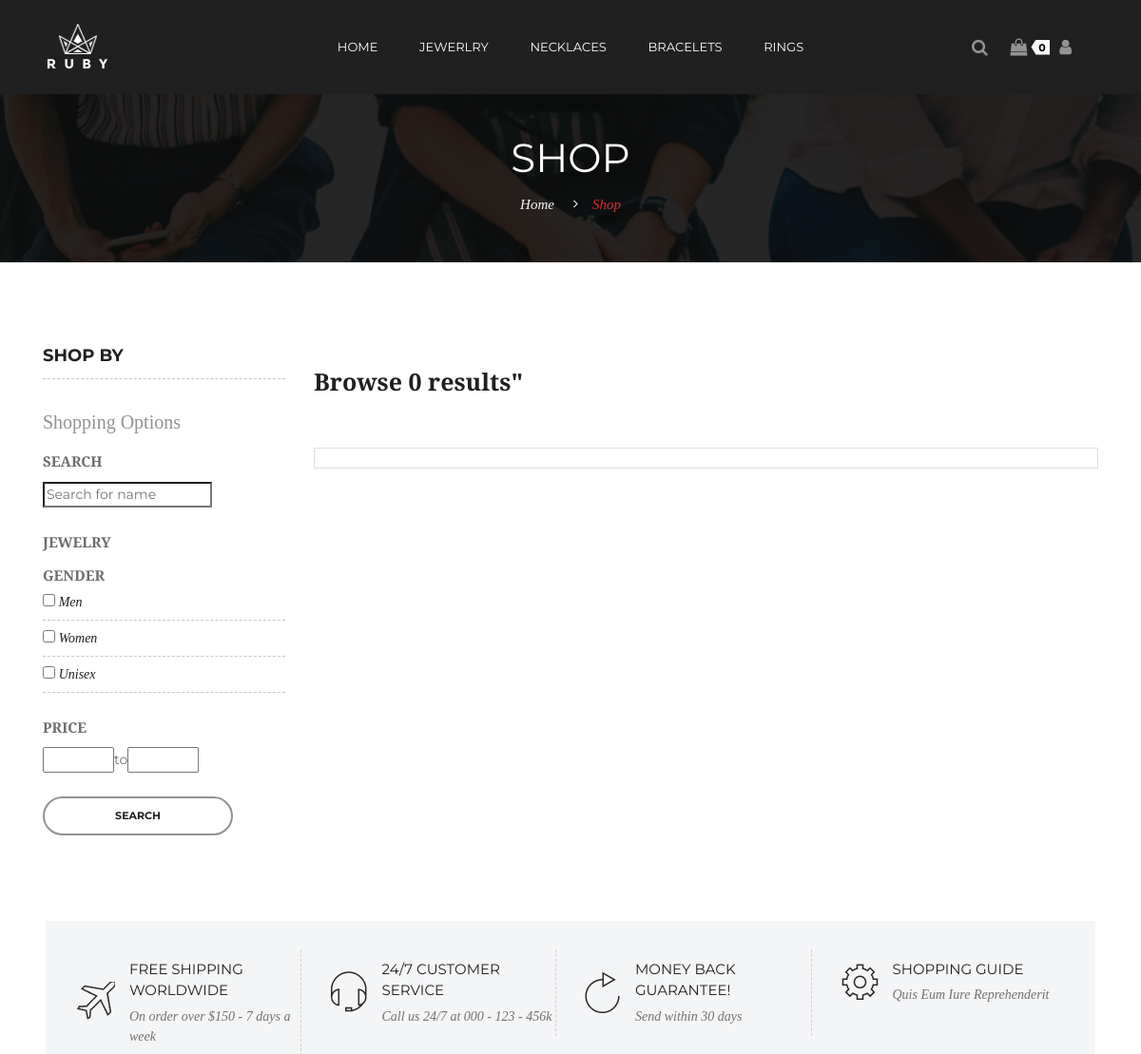
Before: /shop.php (upper part) with the older database file.
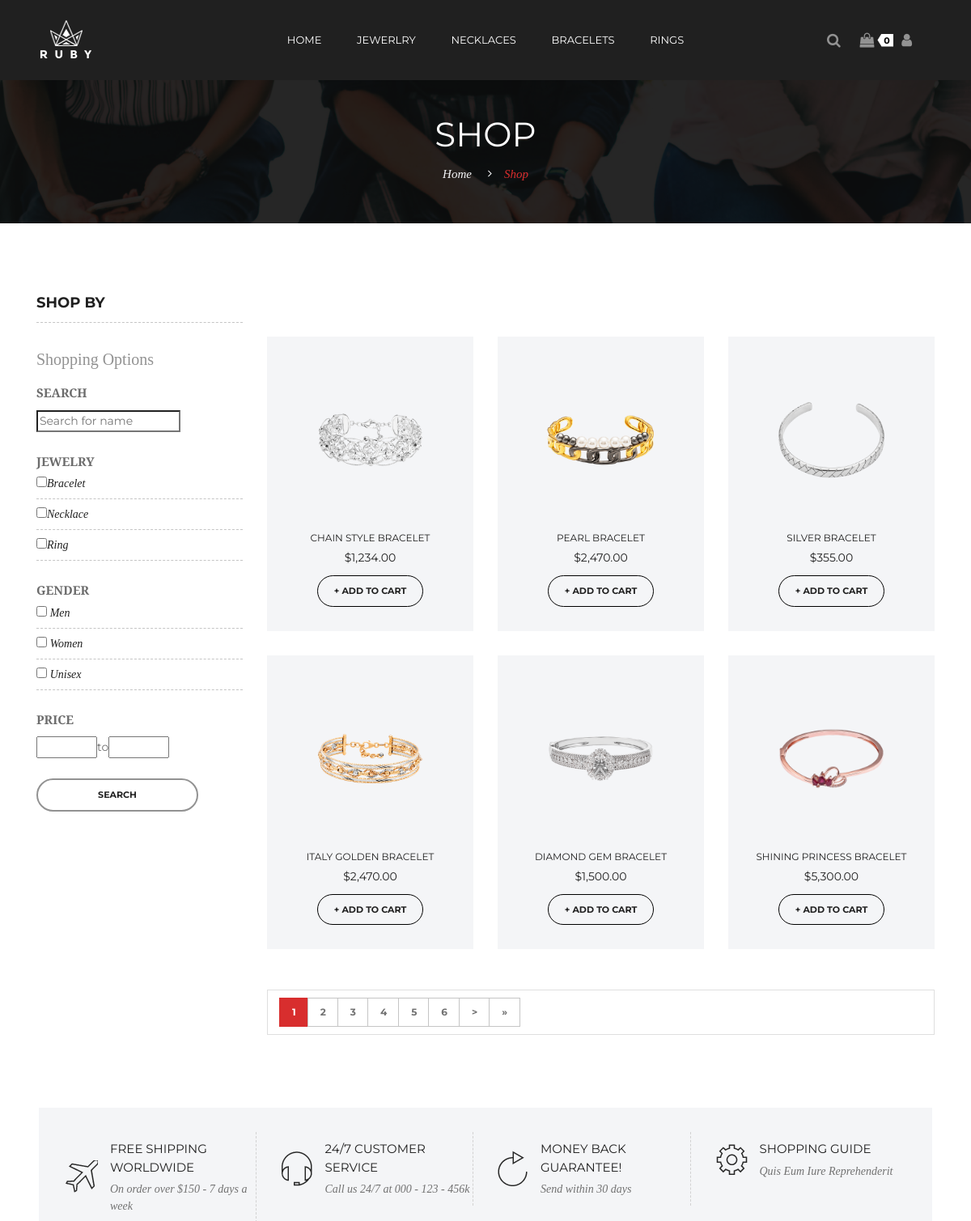
After: the same page with the newer database file.
### tables this page shows
CREATE TABLE `loaisanpham` (
  `malsp` varchar(10) NOT NULL,
  `tenloaisp` varchar(200) DEFAULT NULL,
  `hinhloaisp` varchar(50) DEFAULT NULL,
  `mota` varchar(200) DEFAULT NULL
);

CREATE TABLE `sanpham` (
  `idsanpham` varchar(50) NOT NULL,
  `soluong` int(200) DEFAULT NULL,
  `tensp` varchar(100) DEFAULT NULL,
  `maloaisp` varchar(10) DEFAULT NULL,
  `dongia` double DEFAULT NULL,
  `mota` varchar(2000) DEFAULT NULL,
  `hinhanh` varchar(200) DEFAULT NULL,
  `chatlieu` varchar(20) DEFAULT NULL,
  `mausac` varchar(20) DEFAULT NULL,
  `kichthuoc` double DEFAULT NULL,
  `gioitinh` varchar(20) NOT NULL
);

### lib/DataProvider.php (called while the page is built, shortened)
<?php
	function executeQuery($sql){
        include ('db.inc');
        $conn = new mysqli($servername, $username, $password, $dbname);
		if (!($result = $conn->query($sql)))
		    echo $conn->connect_error;
		return $result;
    }
?>

### shop.php (the view, shortened to what the rows shown need)
<?php
    $rowsPerPage = 6;
    $pageNum = 1;
    $offset = ($pageNum - 1) * $rowsPerPage;
?>
<!DOCTYPE html>
<html class="no-js" lang="zxx">
<head>
    <link href="assets/css/vendor/bootstrap.min.css" rel="stylesheet">
    <link href="assets/css/vendor/font-awesome.css" rel="stylesheet">
    <link href="assets/css/plugins.css" rel="stylesheet">
    <link href="assets/css/style.css" rel="stylesheet">
</head>
<body>
    <div id="page-title-area">
        <div class="container">
            <div class="row">
                <div class="col-12 text-center">
                    <div class="page-title-content">
                        <h1>Shop</h1>
                    </div>
                </div>
            </div>
        </div>
    </div>
    <div id="page-content-wrapper" class="p-9">
        <div class="container">
            <div class="row">
                <div class="col-lg-3 mt-5 mt-lg-0 order-last order-lg-first">
                    <div id="sidebar-area-wrap">
                        <div class="single-sidebar-wrap">
                            <h2 class="sidebar-title">Shop By</h2>
                            <div class="sidebar-body">
                                <div class="shopping-option">
                                    <form action="shop.php" method="get">
                                        <div class="shopping-option-item">
                                            <ul class="sidebar-list">
                                                <?php
                                                    $sql = "SELECT * FROM loaisanpham";
                                                    $result = ExecuteQuery($sql);
                                                    if ($result->num_rows > 0) {
                                                        while ($row = $result->fetch_array()) {
                                                            if(isset($_GET['type'])){
                                                                if(in_array($row['malsp'],$type))
                                                                {
                                                                    $str = '<li><input type="checkbox" checked value="' . $row['malsp'] . '"name="' . 'type[]' . '">';
                                                                }else
                                                                    $str = '<li><input type="checkbox" value="' . $row['malsp'] . '"name="' . 'type[]' . '">';
                                                            }else
                                                                $str = '<li><input type="checkbox" value="' . $row['malsp'] . '"name="' . 'type[]' . '">';
                                                            $str = $str . '<label class="form-check-label" for="' . $row['tenloaisp'] . '" style="font-family:' . "'Droid Serif'" . '; font-style: italic; color: #202020; font-size: 1.4rem">' . $row['tenloaisp'] . '</label></li>';
                                                            echo $str;
                                                        }
                                                    }
                                                ?>
                                            </ul>
                                        </div>
                                    </form>
                                </div>
                            </div>
                        </div>
                    </div>
                </div>
                <div class="col-lg-9">
                    <div class="shop-page-content-wrap">
                        <div class="shop-page-products-wrap">
                            <div class="products-wrapper">
                                <div class="row">
                                    <?php
                                        $sql = "SELECT * FROM sanpham WHERE (soluong > 0)";
                                        $sql .= " LIMIT $offset, $rowsPerPage";
                                        $result = ExecuteQuery($sql);
                                        if($result->num_rows > 0){
                                            while($row = $result->fetch_array()){
                                                echo '<div class="col-lg-4 col-sm-6">';
                                                echo'<div class="single-product-item text-center">';
                                                echo '<figure class="product-thumb">';
                                                switch ($row['maloaisp'])
                                                {
                                                    case 'BRL':
                                                        $str = '<a href="single-product.php?id='.$row['idsanpham'].'"><img src="assets/img/Bracelet/'.$row['hinhanh'].'"
                                                                                   alt="Products" class="img-fluid"></a>';
                                                        echo $str;
                                                        break;
                                                }
                                                echo '</figure>';
                                                echo '<div class="product-details">';
                                                echo '<h2><a href="single-product.php?id='.$row['idsanpham'].'">'.$row['tensp'].'</a></h2>';
                                                echo '<span class="price">'.'$'.number_format( $row['dongia'],2,".",",").'</span>';
                                                echo '<form method="post">';
                                                echo '<button type="submit" name="addToCart" value="addcart" class="btn btn-add-to-cart" style="border: 1px solid black;">+ Add to Cart</button>';
                                                echo '</form>';
                                                echo ' </div></div>';
                                                echo '</div>';
                                            }
                                        }else
                                        {
                                            echo '<div class="col-lg-12 col-sm-12"><h1>Browse 0 results"</h1></div>';
                                        }
                                    ?>
                                </div>
                            </div>
                        </div>
                    </div>
                </div>
            </div>
        </div>
    </div>
    <?php
        include_once 'Footer.php';
    ?>
</body>
</html>

Changed rows visible on the page:
added loaisanpham: tenloaisp "Bracelet"
added loaisanpham: tenloaisp "Necklace"
added loaisanpham: tenloaisp "Ring"
added sanpham: hinhanh (picture), tensp "CHAIN STYLE BRACELET", dongia "1,234.00"
added sanpham: hinhanh (picture), tensp "PEARL BRACELET", dongia "2,470.00"
added sanpham: hinhanh (picture), tensp "SILVER BRACELET", dongia "355.00"
added sanpham: hinhanh (picture), tensp "ITALY GOLDEN BRACELET", dongia "2,470.00"
added sanpham: hinhanh (picture), tensp "DIAMOND GEM BRACELET", dongia "1,500.00"
added sanpham: hinhanh (picture), tensp "SHINING PRINCESS BRACELET", dongia "5,300.00"
Other visible differences:
$pageNum: (not shown) → "1"
text no longer shown: "Browse 0 results\""
